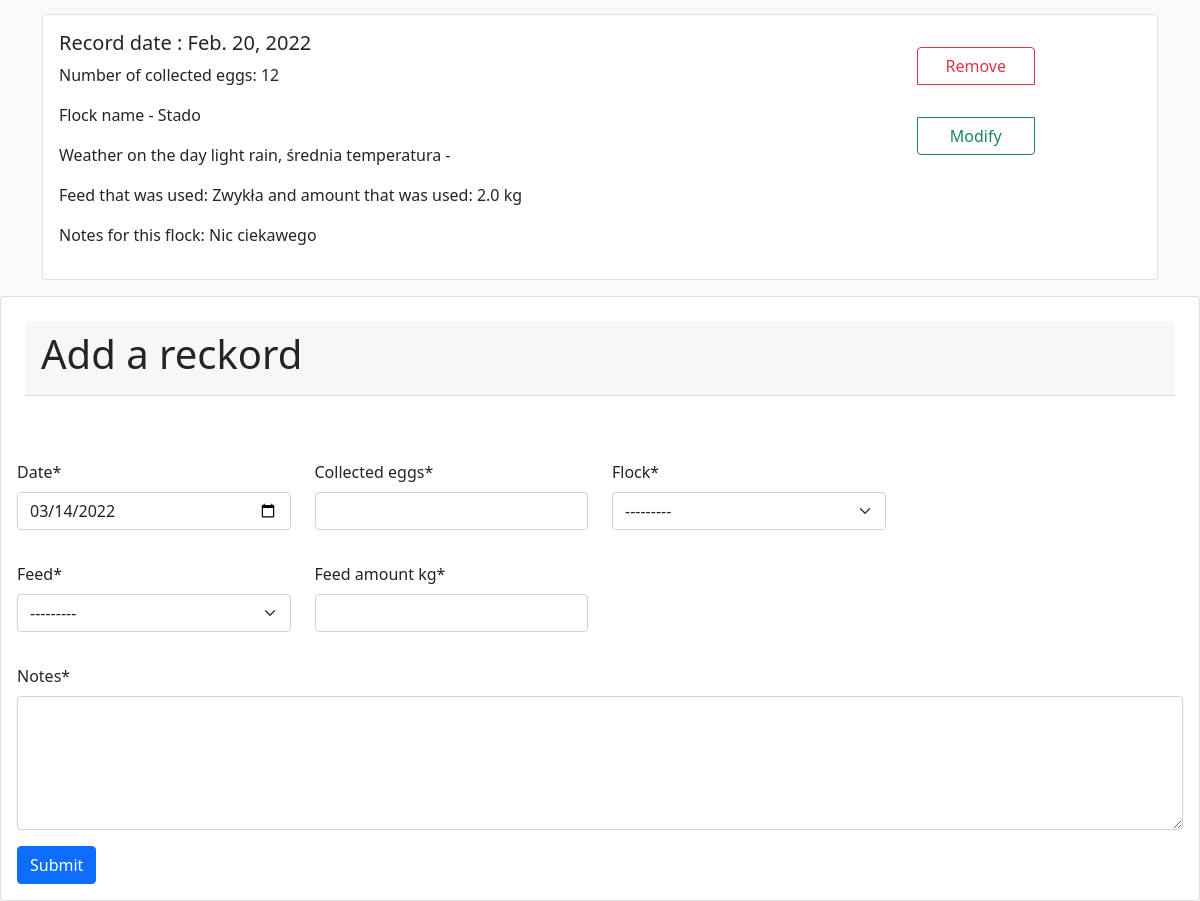
Before: /frecords/ (lower part) with the older database file.
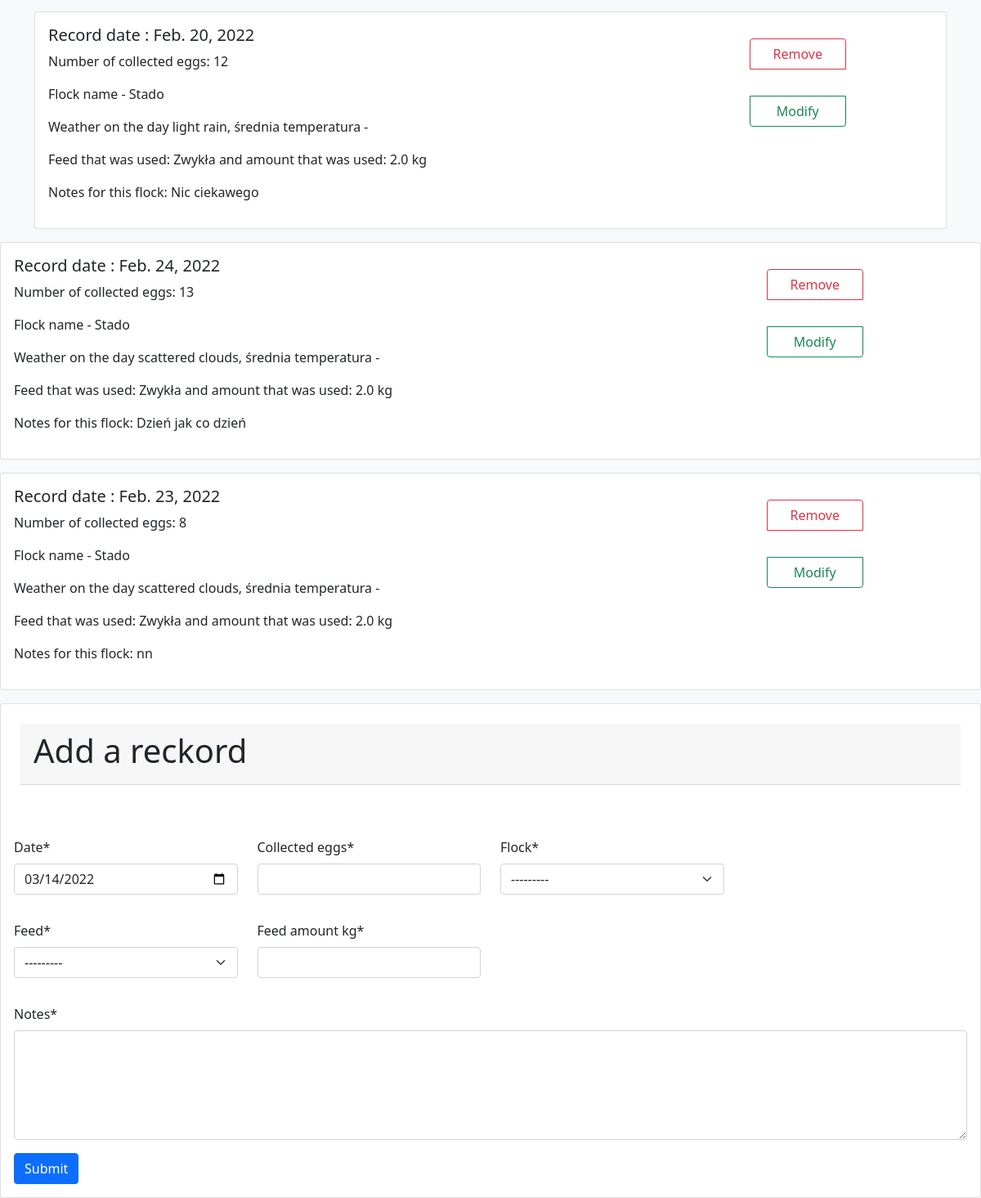
After: the same page with the newer database file.
### home/models.py (models this page shows, shortened)
class CoupeDay(models.Model):
    date = models.DateField(unique=True, default=date.today)
    collected_eggs = models.IntegerField()
    flock = models.ForeignKey(Flock, on_delete=models.PROTECT)
    notes = models.CharField(max_length=255)
    weather = models.OneToOneField(Weather, on_delete=models.CASCADE)
    feed = models.ForeignKey(Feed, on_delete=models.PROTECT)
    feed_amount_kg = models.DecimalField(max_digits=4, decimal_places=1)

class Flock(models.Model):
    name = models.CharField(max_length=64)
    birds_count = models.IntegerField(verbose_name='birds')
    breed = models.CharField(max_length=64)
    notes = models.CharField(max_length=255)
    location = models.CharField(max_length=64)
    def __str__(self):
        return self.name

class Weather(models.Model):
    av_temp = models.SmallIntegerField()
    description = models.CharField(max_length=64)

class Feed(models.Model):
    name = models.CharField(max_length=64)
    ingredients = models.CharField(max_length=255)
    notes = models.CharField(max_length=255)
    def __str__(self):
        return self.name

### home/views.py (the view, shortened to what this page needs)
# urls.py: path('frecords/', CoupeDayView.as_view(), name='records'),
class CoupeDayView(View):
    def get(self, request):
        form = CoupeDayForm()
        records = CoupeDay.objects.all()[:5]
        ctx = {
            'form': form,
            'records': records
        }
        return render(request, 'home/records-view.html', ctx)

### home/forms.py
class CoupeDayForm(forms.ModelForm):
    class Meta:
        model = CoupeDay
        fields = {'date', 'collected_eggs', 'flock', 'notes', 'feed', 'feed_amount_kg', }
        widgets = {
            'notes': forms.Textarea(attrs={'rows': 5}),
            'date': forms.DateInput(attrs={'type': 'date'}),
        }

### home/templates/home/records-view.html (shortened to what this page needs)
{% extends 'base.html' %}
{% load crispy_forms_filters %}
{% load crispy_forms_tags %}
{% load static %}
{% block content %}
    <body class="bg-light">
    {% for record in records %}
        <div class="card mb3 mt-3">
            <div class="row">
                <div class="col-9">
                    <div>
                        <div class="card-body mb-3">
                            <h5 class="card-title">Record date : {{ record.date }}</h5>
                            <p class="card-text">Number of collected eggs: {{ record.collected_eggs }}</p>
                            <p class="card-text">Flock name - {{ record.flock.name }}</p>
                            <p class="card-text">Weather on the day {{ record.weather.description }}, średnia temperatura - {{ reckord.weather.temp}} </p>
                            <p class="card-text">Feed that was used: {{ record.feed.name }} and amount that was used: {{ record.feed_amount_kg }} kg </p>
                            <p class="card-text">Notes for this flock: {{ record.notes }}</p>
                        </div>
                    </div>
                </div>
                <div class="col-3 card-body mb3  ">
                    <div class="btn-group-vertical ">
                        <a href="#" class="btn btn-outline-danger m-3 ">Remove</a>
                        <a href="#" class="btn btn-outline-success m-3">Modify</a>
                    </div>
                </div>
            </div>
        </div>
        </div>
    {% empty %}
        <div class="card mb-3">
            <div class="card-body">
                <h5> No records in database yet. Pleas add one below </h5>
            </div>
        </div>
    {% endfor %}
    <form action="" method="post">
        <div class="card mt-3">
            <div class="card-body mb-3">
                <div class="card-header mb-3" style="height: 75px; margin: 8px; align-content: center">
                    <h1>Add a reckord</h1>
                </div>
            </div>
            <div class="card-body">
                <div class="row">
                    <div aria-label="liable" class="mb-3 col-sm-3">
                        {{ form.date|as_crispy_field }}
                    </div>
                    <div class="mb-3 col-sm-3">
                        {{ form.collected_eggs|as_crispy_field }}
                    </div>
                    <div class="mb-3 col-sm-3">
                        {{ form.flock|as_crispy_field }}
                    </div>
                </div><div class="row">
                    <div aria-label="liable" class="mb-3 col-sm-3">
                        {{ form.feed|as_crispy_field }}
                    </div>
                    <div class="mb-3 col-sm-3">
                        {{ form.feed_amount_kg|as_crispy_field }}
                    </div>
                </div>
                <div class="mb-3">
                    {{ form.notes|as_crispy_field }}
                </div>
                <input class="btn btn-primary" type="submit" value="Submit">
            </div>
        </div>
    </form>
    </body>
{% endblock %}

Changed rows visible on the page:
added CoupeDay: date "Feb. 24, 2022", collected_eggs "13", flock.name "Stado", weather.description "scattered clouds", feed.name "Zwykła", feed_amount_kg "2.0", notes "Dzień jak co dzień"
added CoupeDay: date "Feb. 23, 2022", collected_eggs "8", flock.name "Stado", weather.description "scattered clouds", feed.name "Zwykła", feed_amount_kg "2.0", notes "nn"
